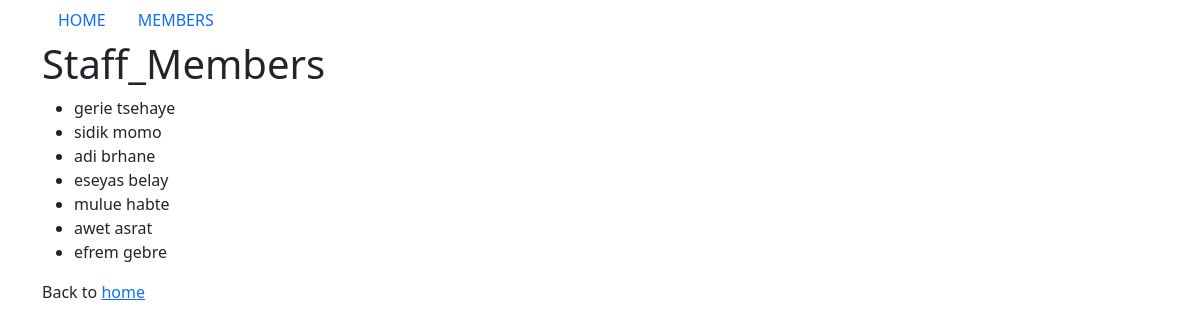
The page /members/ on the database its author committed.
### staff_members/models.py (models this page shows, shortened)
class Staff_member(models.Model):
    firstname = models.CharField(max_length=225)
    lastname = models.CharField(max_length=225)
    phone = models.IntegerField(null=True)
    joined_date = models.DateField(null=True)
    slug = models.SlugField(default="", null=False)
    author = models.ForeignKey(User,on_delete=models.CASCADE)

### staff_members/views.py (the view)
# urls.py: path('members/', views.members, name='members'),
def members(request):
    mystaff_members = Staff_member.objects.all().values()
    template = loader.get_template('all_members.html')
    context = {
        'mystaff_members': mystaff_members,
    }
    return HttpResponse(template.render(context, request))

### staff_members/templates/all_members.html (shortened to what this page needs)
{% extends "master.html" %}
{% block content %}
  <div class="mycard">
    <h1>Staff_Members</h1>
    <ul>
      {% for x in mystaff_members %}
        <li onclick="window.location = 'details/{{ x.slug }}'">{{ x.firstname }} {{ x.lastname }}</li>
      {% endfor %}
    </ul>
    <P>Back to <a href="/">home</a></P>
  </div>
{% endblock %}

### staff_members/templates/master.html (shortened to what this page needs)
<!DOCTYPE html>
<html>
    <head>
        {% load bootstrap5 %}
        {% bootstrap_css %}
    </head>
    <body>
    <div class="container">
        <ul class="nav big-info">
        <li class="nav-item">
        <a class="nav-link link-black" href="/">HOME</a>
        </li>
        <li class="nav-item">
        <a class="nav-link link-blue" href="/members">MEMBERS</a>
        </li>
        </ul>
        {% block content %}
        {% endblock %}
    </div>
    </body>
</html>

### rows shown on the page
Staff_member: firstname "gerie", lastname "tsehaye"
Staff_member: firstname "sidik", lastname "momo"
Staff_member: firstname "adi", lastname "brhane"
Staff_member: firstname "eseyas", lastname "belay"
Staff_member: firstname "mulue", lastname "habte"
Staff_member: firstname "awet", lastname "asrat"
Staff_member: firstname "efrem", lastname "gebre"
